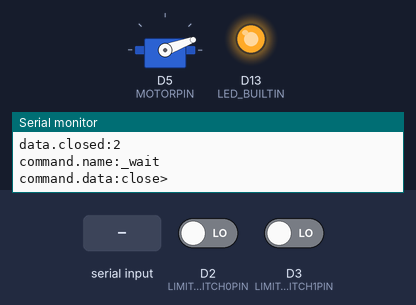
A sketch run on a simulated Arduino Nano 33 IoT. Shown: servo, output pins drawn as LEDs (lit = HIGH), the last lines printed to the serial monitor. Dashed ring = blinking. The inputs (shaded band) are chosen by the test bench; at power-on: D2 (LIMITSWITCH0PIN) LOW, D3 (LIMITSWITCH1PIN) LOW. Nothing arrives over Bluetooth unless stated.

Above: at 1.2 s.
1.3 s: "<_disconnect>" received over Serial
At 1.65 s:
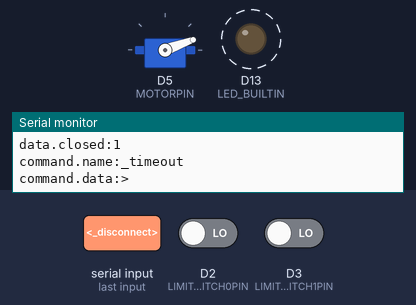
4.3 s: "<_error>" received over Serial
At 5.3 s:
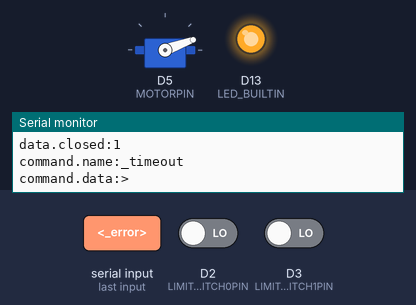
5.8 s: "<start>" received over Serial
At 5.95 s:
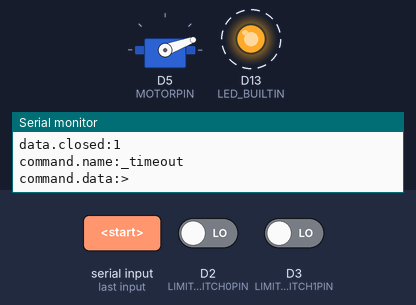
8.8 s: "<clear>" received over Serial
Timing chart, 0 to 11.3 s (numbered marks = the images above; inputs shaded):
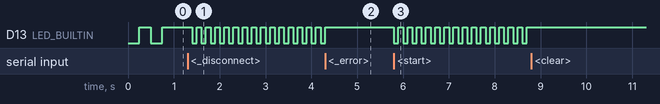

Measured:
- after the input at 1.3 s, D13 (LED_BUILTIN): alternates HIGH for 0.10 s and LOW for 0.10 s, starting after 0.10 s
- after the input at 4.3 s, D13 (LED_BUILTIN): goes on until 4.3 s, then stays HIGH
- after the input at 5.8 s, D13 (LED_BUILTIN): alternates HIGH for 0.10 s and LOW for 0.10 s, starting at once
- after the input at 8.8 s, D13 (LED_BUILTIN): stops changing and stays HIGH

The sketch:

wireless_servo_peripheral3.ino
```cpp
#include<cppQueue.h>
#include<ArduinoBLE.h>
#include<Servo.h>

// SOURCES
// https://github.com/tigoe/BluetoothLE-Examples/blob/main/ArduinoBLE_library_examples/BLE_String/BLE_String.ino
// https://arduino.stackexchange.com/questions/24033/proper-use-of-and-when-passing-objects-in-methods
// https://forum.arduino.cc/t/serial-input-basics-updated/382007/2
// https://forum.arduino.cc/t/solved-upload-starts-but-fails/937150/3

// PARAMETERS
const char LOCALNAME[25] = "wireless_servo1"; // name of the Arduino as a bluetooth device, max. number of characters: 24
const byte MOTORPIN = 5; // digital output pin for the servo pwm signal
const byte MOTORMODE = 0; // servo motor mode (0: intermittend, 1: continous without limit switch, 2: continous with limit switch)
const byte MOTORVAL0 = 165; // open value of the servo (angle in degrees/speed (0: full speed one direction, 90: no movement, 180: full speed in other direction)
const byte MOTORVAL1 = 20; // close value of the servo (angle in degrees/speed (0: full speed one direction, 90: no movement, 180: full speed in other direction)
const int MOTORTIMEOUT = 1000; // Timeout in ms (time the Arduino waits to open and close; in mode 2, if the timeout is reached before the limitswitch an error is thrown)
const byte LIMITSWITCH0PIN = 2; // digital input pin of the open limit switch
const byte LIMITSWITCH1PIN = 3; // digital input pin of the close limit switch
const int RXCHARACTERISTICSIZE = 64; // size of the incoming strings via bluetooth/serial
const int TXCHARACTERISTICSIZE = 8; // size of the outgoing strings via bluetooth
const int COMMANDSIZE = 64; // size of the command strings, should be the same as RXCHARACTERISTICSIZE
const int DATARATE = 500; // ms after which a data packages are send via serial

// TYPEDEFINITIONS
typedef struct Command {
  String name;
  String data;
};

typedef struct Error {
  bool status;
  String message;
  byte code;
};
// error codes:
// 0: no error
// 1: queue overflow
// 2: bluetooth disconnected
// 3: unable to parse 'start' command data
// 4: timeout when waiting for motor in mode 2
// 5: unknown command

typedef struct Motor {
  int pin;
  Servo interface;
  byte mode;
  byte val0;
  byte val1;
  byte val;
  int timeout;
};

typedef struct Data {
  bool connected;
  bool running;
  byte closed; //0: open, 1: closed, 2: unknown
  unsigned long starttime;
  Error error;
};

typedef struct Limitswitch {
  int pin;
  bool state;
};

// GLOBALS
cppQueue QUEUE(sizeof(char[COMMANDSIZE]), 100, FIFO);
Motor MOTOR = {MOTORPIN, Servo(), MOTORMODE, MOTORVAL0, MOTORVAL1, 90, MOTORTIMEOUT};
Limitswitch LIMITSWITCH0 = {LIMITSWITCH0PIN, false};
Limitswitch LIMITSWITCH1 = {LIMITSWITCH1PIN, false};
unsigned long TIMESTAMP;

// BLUETOOTH SERVICES AND CHARACTERISICS
BLEService stringService("7def8317-7300-4ee6-8849-46face74ca2a");
BLECharacteristic txCharacteristic("7def8317-7301-4ee6-8849-46face74ca2a", BLERead | BLENotify, TXCHARACTERISTICSIZE);
BLECharacteristic rxCharacteristic("7def8317-7302-4ee6-8849-46face74ca2a", BLEWrite, RXCHARACTERISTICSIZE);


void dequeue(cppQueue &queue, Command &command, Error &error) {
  // dequeue command from the global queue
  // returns command "_timeout" if the queue is empty
  // returns command "_error" if error.status is true

  // throw an error if the queue is full
  if (queue.isFull()){
    error.status = true;
    error.code = 1;
    error.message = "queue overflow";
  }

  // output error command if an error is present
  if (error.status) {
    command.name = "_error";
    command.data = error.message;
  }
  // else dequeue command from queue
  else {
    // commands in queue
    if (queue.nbRecs() > 0) {
      // dequeue character array from queue
      char string[COMMANDSIZE];
      queue.pop(&string);

      // deserialize character array to local command variable
      deserializeCommand(command, string);
    }
    else {
      command.name = "_timeout";
      command.data = "";
    }
  }
}


void enqueue(cppQueue &queue, String name, String data = "") {
  // enqueue command with name and data into the queue

  Command command;
  command.name = name;
  command.data = data;

  // serialize command to character array
  char string[COMMANDSIZE];
  serializeCommand(string, command);

  // enqueue character array to queue
  queue.push(&string);
}


void setup() {

  // SERIAL
  // initialize
  Serial.begin(115200);
  Serial.setTimeout(0);

  // BLUETOOTH
  // initialize
  if (!BLE.begin()) {
    Serial.println("starting BLE failed!");
    while(true);
  }

  // local/device name of the arduino
  BLE.setLocalName(LOCALNAME);
  //

  // set the UUID for the service the arduino advertises
  BLE.setAdvertisedService(stringService);

  // add the characteristics to the service
  stringService.addCharacteristic(txCharacteristic);
  stringService.addCharacteristic(rxCharacteristic);

  // assign event handlers
  BLE.setEventHandler(BLEConnected, connectEvent);
  BLE.setEventHandler(BLEDisconnected, disconnectEvent);
  rxCharacteristic.setEventHandler(BLEWritten, receiveEvent);

  // add the service and set a value for the characteristic:
  BLE.addService(stringService);

  // start advertising
  BLE.advertise();

  // PINS
  // connect LED
  pinMode(LED_BUILTIN, OUTPUT);

  // switches
  pinMode(LIMITSWITCH0.pin, INPUT);
  pinMode(LIMITSWITCH1.pin, INPUT);

  // motor
  MOTOR.interface.attach(MOTOR.pin);

  Serial.println("setup complete");
}


void loop() {

  // initialize state machine variables
  Command command = {"", ""};
  Error error = {false, "", 0};
  Data data = {false, false, false, 0, error};

  // enqueue first command
  enqueue(QUEUE, "_initialize");

  while(true){

    // dequeue command from the queue
    dequeue(QUEUE, command, error);

    // call the state machine
    statemachine(command, data, error);

    // handle digital inputs/outputs
    readInputs();
    writeOutputs(command, data);

    // process BLE events
    BLE.poll();

    // handle serial interfaces
    serialRead(QUEUE);
    serialWrite(command, data);
  }
}


void statemachine(Command &command, Data &data, Error &error) {
  // queued state machine
  // command list:
  // name:          | data (string):
  // _initialize    | none
  // _timeout       | none
  // _connect       | none
  // _disconnect    | none
  // _error         | error message
  // _wait          | "open", "close"
  // clear          | none
  // start          | "open", "close"
  // stop           | none
  // reset          | none
  // Note: commands with a "_" should only be enqueued by the state machine itself

  // initialize the data highway
  if (command.name == "_initialize") {

    // set data variable
    data.connected = false;
    data.running = false;
    data.closed = 2; // unknown state
    data.starttime = 0;

    // intermittend servo -> move to closed position
    if (MOTOR.mode == 0) {
      enqueue(QUEUE, "start","close");
    }
    // continous servo without limit switches -> do nothing
    else if (MOTOR.mode == 1) {
      data.closed = 2; // unkown state
    }
    // continous servo with limit switches -> move to closed position if not closed
    else if (MOTOR.mode == 2) {
      if (!LIMITSWITCH1.state) {
        enqueue(QUEUE, "start","close");
      }
      else {
        data.closed = 1; // closed state
      }
    }
  }

  // timeout state, when no command is received
  else if (command.name == "_timeout") {
    // don't do anything
  }

  // called when bluetooth connects
  else if (command.name == "_connect") {

    // set data variable
    data.connected = true;
  }

  // called when bluetooth disconnects
  else if (command.name == "_disconnect") {

    // set data variable and throw an error
    data.connected = false;
    error.status = true;
    error.code = 2;
    error.message = "bluetooth disconnected";
  }

  // handle error, called when error.status is true
  else if (command.name == "_error") {

    // empty the queue
    QUEUE.flush();
    // make sure that running motors are stopped
    enqueue(QUEUE, "stop");

    // report to data variable that an error has occured
    data.error.status = error.status;
    data.error.message = error.message;
    data.error.code = error.code;

    // reset error variable
    error.status = false;
    error.code = 0;
    error.message = "";
  }

  // clear error on the data highway
  else if (command.name == "clear") {

    // reset error variable of the data variable
    data.error.status = false;
    data.error.code = 0;
    data.error.message = "";
  }

  // start the servo
  else if (command.name == "start") {

    // only start when no error has occured
    if (!data.error.status) {
      // if the motor is still running, first stop it
      if (data.running) {
        enqueue(QUEUE, "stop");
        enqueue(QUEUE, command.name, command.data);
      }
      // else start the motor
      else {
        // set data variables
        data.running = true;
        data.closed = 2;
        data.starttime = millis();
        // write to the motor interface and enqueue "_wait" state
        if (command.data == "open") {
          MOTOR.interface.write(MOTOR.val0);
          enqueue(QUEUE, "_wait", command.data);
        }
        else if (command.data == "close") {
          MOTOR.interface.write(MOTOR.val1);
          enqueue(QUEUE, "_wait", command.data);
        }
        // throw an error if unkown command data was received
        else {
          error.status = true;
          error.code = 3;
          error.message = "unable to parse 'start' command data";
        }
      }
    }
  }

  // wait for the servo to finish
  else if (command.name == "_wait") {

    // only wait if servo is running (it might have been stopped by the user)
    if (data.running) {

      // intermittend servo or continous servo without limit switches
      if (MOTOR.mode == 0 || MOTOR.mode == 1) {
        // stop if the timeout is reached
        if (millis()-data.starttime>MOTOR.timeout) {
          enqueue(QUEUE, "stop", command.data);
        }
        else {
          enqueue(QUEUE, "_wait", command.data);
        }
        // Note: Also for the intermittend servo we want to wait a little,
        // since it will need some time to reach its final position
      }

      // continous servo with limit switches
      else if (MOTOR.mode == 2) {
        // stop if the limit switch is reached
        if (command.data == "open") {
          if (LIMITSWITCH0.state) {
            enqueue(QUEUE, "stop", "open");
          }
          else {
            enqueue(QUEUE, "_wait", "open");
          }
        }
        else if (command.data == "close") {
          if (LIMITSWITCH1.state) {
            enqueue(QUEUE, "stop", "close");
          }
          else {
            enqueue(QUEUE, "_wait", "close");
          }
        }
        // throw an error if the timeout is reached
        if (millis()-data.starttime>MOTOR.timeout) {
            error.status = true;
            error.code = 4;
            error.message = "timeout when waiting for motor in mode 2";
        }
      }
    }
  }

  // stop the servo
  else if (command.name == "stop") {

    // stop the servo only if it is running
    if (data.running) {
      // set data variable
      data.running = false;
      if (command.data == "close") {
        data.closed = 1;
        }
      else if (command.data == "open") {
        data.closed = 0;
      }
      // Note: if the user calls the stop state, command.data is "", so that
      // data.closed remains 2 (unkown state)

      // stop continous servo
      if (MOTOR.mode == 1 || MOTOR.mode == 2) {
        MOTOR.interface.write(90);
      }
    }
  }

  // reset the arduino
  else if (command.name == "reset") {

    Serial.println("resetting arduino");
    NVIC_SystemReset();
  }

  // handle unknown commands
  else {

    // throw error
    error.status = true;
    error.code = 5;
    error.message = "unknown command '" + command.name + "'";
  }
}


void connectEvent(BLEDevice central) {
  // callback function, called when bluetooth is connected

  enqueue(QUEUE, "_connect");
}


void disconnectEvent(BLEDevice central) {
  // callback function, called when bluetooth is disconnected

  enqueue(QUEUE, "_disconnect");
}


void receiveEvent(BLEDevice central, BLECharacteristic characteristic) {
  // callback function, called when bluetooth receives a string message

  byte buffer[RXCHARACTERISTICSIZE];
  String string;
  char* data = (char*)buffer; // char pointer, pointing to the buffer
  byte i;

  // read characteristic value into byte array
  rxCharacteristic.readValue(buffer, RXCHARACTERISTICSIZE);

  // mark the end of the read characteristic value with a 0
  buffer[rxCharacteristic.valueLength()] = 0;

  string = String(data);
  i = string.indexOf("/");

  enqueue(QUEUE, string.substring(0,i), string.substring(i+1));
}


void serialRead(cppQueue &queue) {
  // read character string with start '<' and end marker '>' from serial

  static char serialbuffer[RXCHARACTERISTICSIZE];
  String string;
  static boolean inprogress = false;
  static int i = 0;
  int j;
  char startmarker = '<';
  char endmarker = '>';
  char character;

  while (Serial.available() > 0) {

    character = Serial.read();

    if (inprogress == true) {
      if (character != endmarker) {
        serialbuffer[i] = character;
        i++;
        if (i >= RXCHARACTERISTICSIZE) {
          i = RXCHARACTERISTICSIZE - 1;
        }
      } else {
        // terminate string in serialbuffer and reset variables
        serialbuffer[i] = '\0';
        inprogress = false;
        i = 0;

        // put string into the queue
        string = String(serialbuffer);
        j = string.indexOf("/");

        enqueue(queue, string.substring(0,j), string.substring(j+1));
      }
    } else if (character == startmarker) {
      inprogress = true;
    }
  }
}


void serialWrite(Command &command, Data &data) {
  // trigger serial write state according to the set data rate

  static unsigned int j = 0;

  if (millis() / DATARATE > j){
    j++;

    // transmit data via serial, bluetooth

    // parse data to string variable
    String string_serial;

    string_serial = string_serial + "<LOCALNAME:" + LOCALNAME + "\n" +
            "timestamp:" + TIMESTAMP + "\n" +
            "MOTOR.pin:" + MOTOR.pin + "\n" +
            "MOTOR.mode:" + MOTOR.mode + "\n" +
            "MOTOR.val0:" + MOTOR.val0 + "\n" +
            "MOTOR.val1:" + MOTOR.val1 + "\n" +
            "MOTOR.val:" + MOTOR.val + "\n" +
            "MOTOR.timeout:" + MOTOR.timeout + "\n" +
            "LIMITSWITCH0.pin:" + LIMITSWITCH0.pin + "\n" +
            "LIMITSWITCH0.state:" + LIMITSWITCH0.state + "\n" +
            "LIMITSWITCH1.pin:" + LIMITSWITCH1.pin + "\n" +
            "LIMITSWITCH1.state:" + LIMITSWITCH1.state + "\n" +
            "data.connected:" + data.connected + "\n" +
            "data.running:" + data.running + "\n" +
            "data.error.status:" + data.error.status + "\n" +
            "data.error.code:" + data.error.code + "\n" +
            "data.error.message:" + data.error.message + "\n" +
            "data.closed:" + data.closed + "\n" +
            "command.name:" + command.name + "\n" +
            "command.data:" + command.data + ">\n"; // about 500 bytes long

    // serial output
    Serial.print(string_serial);

    // parse data to byte buffer
    static byte buffer[TXCHARACTERISTICSIZE];

    buffer[0] = MOTOR.mode;
    buffer[1] = byte(LIMITSWITCH0.state);
    buffer[2] = byte(LIMITSWITCH1.state);
    buffer[3] = byte(data.connected);
    buffer[4] = byte(data.running);
    buffer[5] = data.error.code;
    buffer[6] = byte(data.closed);

    // send via bluetooth
    txCharacteristic.writeValue(buffer, TXCHARACTERISTICSIZE);
  }
}


void readInputs() {
  // read digital inputs, IMU

  TIMESTAMP = millis();

  // limit switches
  LIMITSWITCH0.state = digitalRead(LIMITSWITCH0.pin);
  LIMITSWITCH1.state = digitalRead(LIMITSWITCH1.pin);

  // servo motor
  MOTOR.val = MOTOR.interface.read();

}


void writeOutputs(Command &command, Data &data) {

  // Built-in LED
  if (data.error.status) {
    digitalWrite(LED_BUILTIN, (millis()/100) % 2);  // LED fast blinking = error
  }
  else if (!data.running && !data.error.status) {
    digitalWrite(LED_BUILTIN, 1); // LED on = no error, idle
  }
  else if (data.running && !data.error.status) {
    digitalWrite(LED_BUILTIN, (millis()/250) % 2); // LED blinking = no error, moving servo
  }
  else
  {
    digitalWrite(LED_BUILTIN, 0); // LED off = undefined state
  }
}


void serializeCommand(char* string, Command &command) {
  // serialize command into character array

  // convert command name and data into character array
  char name_string[COMMANDSIZE];
  char data_string[COMMANDSIZE];
  command.name.toCharArray(name_string, COMMANDSIZE);
  command.data.toCharArray(data_string, COMMANDSIZE);

  // combine into single character array
  strcpy (string, name_string);
  strcat (string, "/");
  strcat (string, data_string);

  // Note: Characters beyond the size of the character array will be cut off
}


void deserializeCommand(Command &command, char* string) {
  // deserialize character array to command

  // convert character array to string object
  String command_string;
  command_string = String(string);

  // split string object into command name and data
  int i = command_string.indexOf("/");
  command.name = command_string.substring(0,i);
  command.data = command_string.substring(i+1);
}
```
